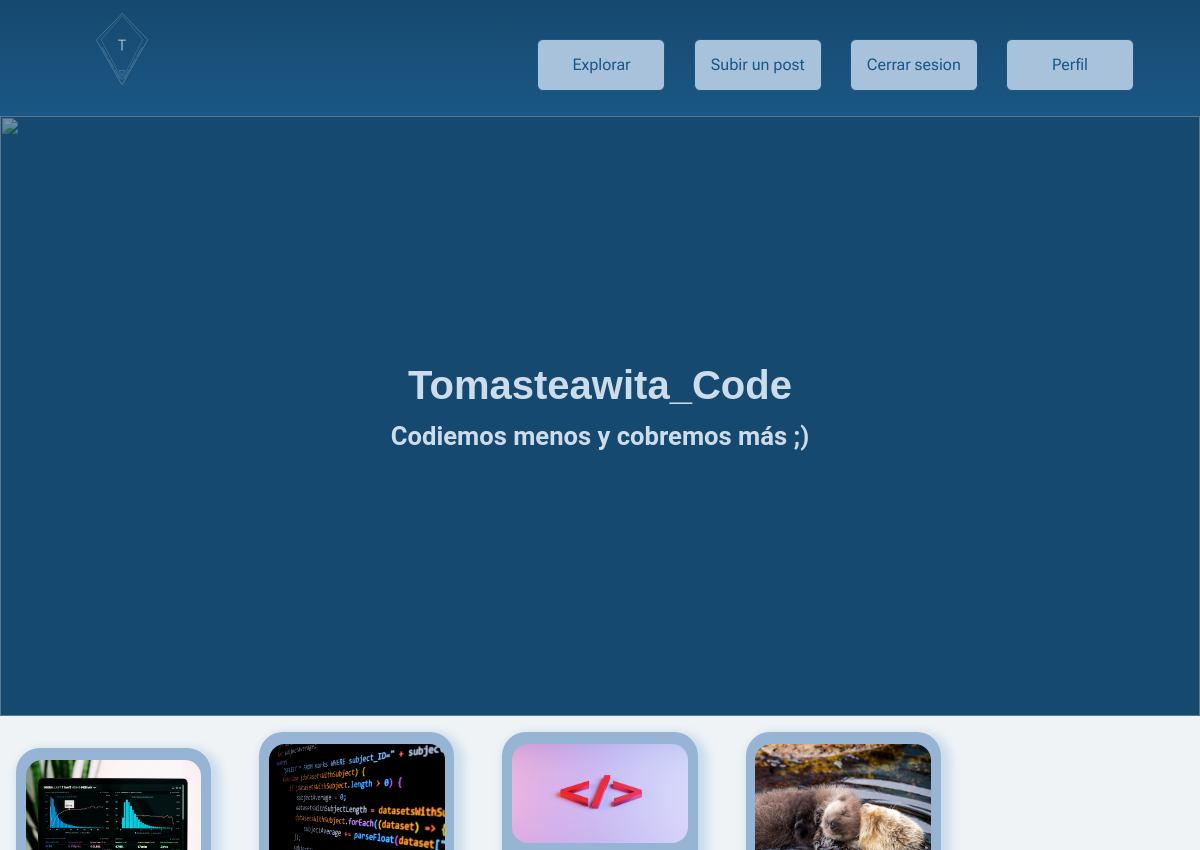
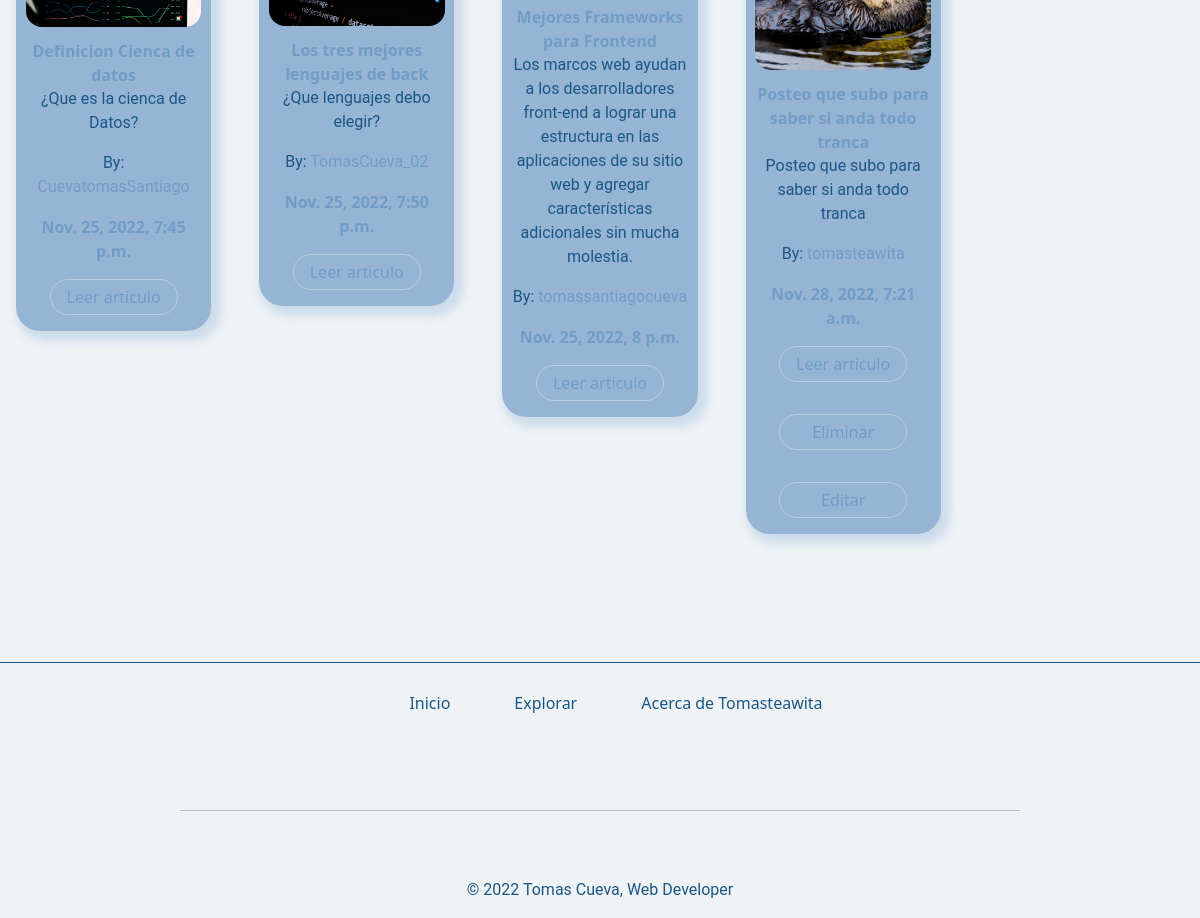
The app's page / (signed in) with its own data (2 pictures, top to bottom).
### blog/models.py (models this page shows, shortened)
class Post(models.Model):
    title = models.CharField(max_length=75)
    description = models.CharField(max_length=256)
    text = models.TextField(max_length=1040)
    image = models.ImageField(upload_to='image',null=True,blank=True)
    user = models.ForeignKey(User, on_delete=models.CASCADE,null=True,blank=True)
    category = models.ForeignKey(Category, on_delete=models.CASCADE,null=True,blank=True)
    date = models.DateTimeField(null=True)

### blog/views.py (the view)
# urls.py: path('',Index.as_view(),name="index"),
class Index(LoginRequiredMixin,ListView):
    model = Post
    template_name = 'index.html'

### blog/templates/index.html (shortened to what this page needs)
{% extends 'main.html' %}
{% load static %}
{% block main %}
    <main class="index">
        <section class="presentation">
            <div>
                <img src="{% static 'sources/images/presentacion.jpg'%}" alt="">
              </div>
              <div>
                <h1>Tomasteawita_Code</h1>
                <p>Codiemos menos y cobremos más ;)</p>
              </div>
        </section>
        {% if object_list %}
        <section class="view-post">
                {% for post in object_list %}
                        <article class="Tcard">
                            <img src="{{post.image.url}}" alt="">
                            <div>
                                <strong>{{post.title}}</strong>
                                <p>
                                    {{post.description}}
                                </p>
                                <p>
                                    <span>By: </span><a href="{% url 'DetailUser' post.user.id %}">{{post.user}}</a>
                                </p>
                                <strong>{{post.date}}</strong>
                            </div>
                            <button>
                                <a href="{% url 'DetailPost' post.id %}">Leer articulo</a>
                            </button>
                            {% if post.user.id == request.user.id %}
                                <button>
                                    <a href="{% url 'DeletePost' post.id %}">Eliminar</a>
                                </button>
                                <button>
                                    <a href="{% url 'EditPost' post.id %}">Editar</a>
                                </button>
                            {% endif %}
                        </article>
                    {% endfor %}
                </section>
                    {% else %}
                    <section style="text-align: center;">
                        <p style="margin:32px auto; width:100%; text-align: center;">No hay posteos hechos por los usuarios</p>
                    </section>
            {% endif %}
    </main>
{% endblock  %}

### tomasteawita/static/css/style.css (style rules this page uses)
.avatar-main-form .avatar-form button, .Tcard button { border: 1px solid #bacfe3; background-color: transparent; color: #bacfe3; transition: all 0.4s; border-radius: 32px; }
*, *:before, *:after { box-sizing: border-box; margin: 0; padding: 0; }
body { background-color: #eff3f6; }
a, strong { text-decoration: none; color: #719cc6; }
main { z-index: 10; }
p, label { color: #1A5784; font-family: "Roboto", "Quicksand", sans-serif; }
h1, h2, h3, h4, h5, h6 { font-family: Helvetica; }
h1 { color: #A8C2DC; }
.index .presentation { position: relative; height: 600px; margin-top: 0; background: #16496f; }
.index .presentation div:first-child { position: absolute; top: 0; left: 0; width: 100%; height: 600px; opacity: 0.4; }
.index .presentation div:first-child > img { object-fit: cover; width: 100%; height: 600px; }
.index .presentation div:last-child { position: absolute; top: 0; left: 0; height: 100%; width: 100%; display: flex; flex-direction: column; justify-content: center; align-items: center; text-align: center; }
.index .presentation div:last-child > h1 { color: #ccdceb; font-weight: 700; }
.index .presentation div:last-child p { color: #ccdceb; font-weight: 700; width: 600px; font-size: 1.6rem; }
.view-post { margin: 1rem auto; width: 100%; max-width: 1775px; column-count: 5; }
.view-post .Tcard { break-inside: avoid; page-break-inside: avoid; margin: 16px; }
.view-post .Tcard img { width: 90%; }
.Tcard { text-align: center; border-radius: 24px; background: #96b5d5; display: flex; flex-direction: column; align-items: center; box-shadow: 5px 5px 10px 5px #ccdceb; -webkit-box-shadow: 5px 5px 10px 5px #ccdceb; -moz-box-shadow: 5px 5px 10px 5px #ccdceb; }
.Tcard img { border-radius: 16px; margin: 12px auto; }
.Tcard div { width: 90%; }
.Tcard button { width: 128px; height: 36px; padding: 4px; margin: 16px auto; }

### records on screen
Post: image (picture), title "Definicion Cienca de datos", description "¿Que es la cienca de Datos?", user "CuevatomasSantiago", date "Nov. 25, 2022, 7:45 p.m."
Post: image (picture), title "Los tres mejores lenguajes de back", description "¿Que lenguajes debo elegir?", user "TomasCueva_02", date "Nov. 25, 2022, 7:50 p.m."
Post: image (picture), title "Mejores Frameworks para Frontend", description "Los marcos web ayudan a los desarrolladores front-end a lograr una estructura en las aplicaciones de su sitio web y agregar características adicionales sin mucha molestia.", user "tomassantiagocueva", date "Nov. 25, 2022, 8 p.m."
Post: image (picture), title "Posteo que subo para saber si anda todo tranca", description "Posteo que subo para saber si anda todo tranca", user "tomasteawita", date "Nov. 28, 2022, 7:21 a.m.", shows "Eliminar"
